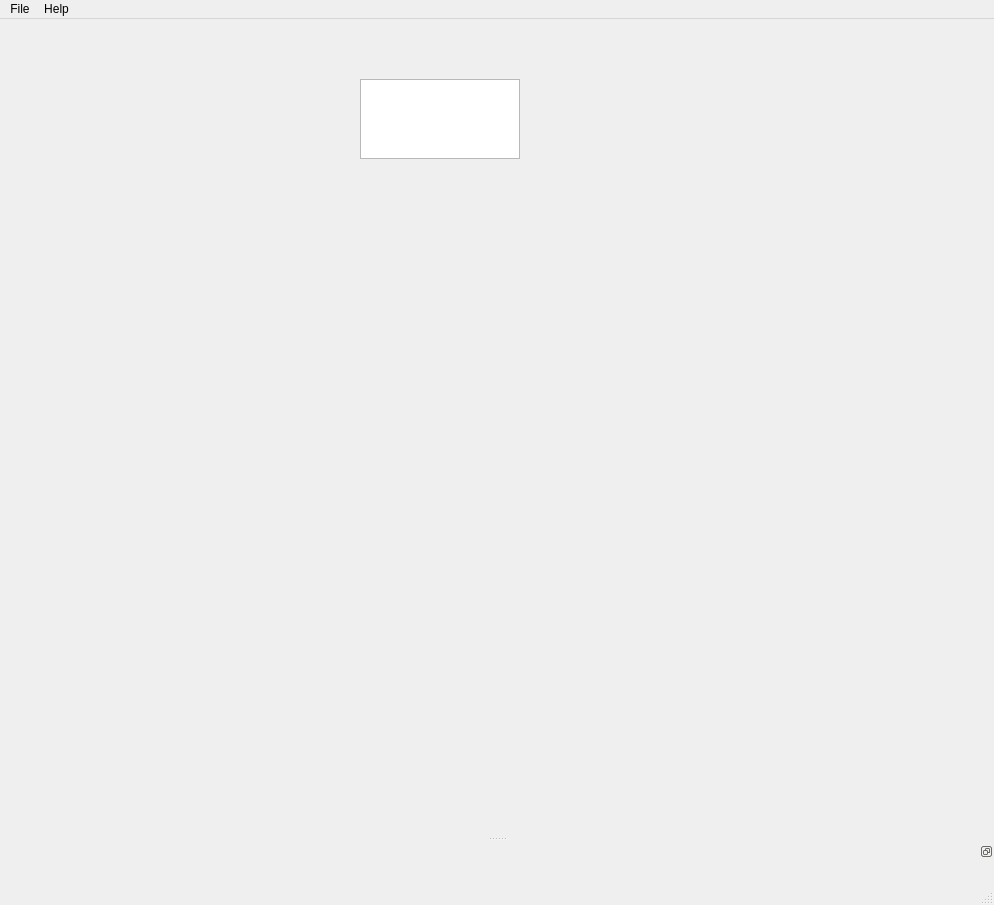
<?xml version="1.0" encoding="UTF-8"?>
<ui version="4.0">
 <class>Siraj</class>
 <widget class="QMainWindow" name="Siraj">
  <property name="geometry">
   <rect>
    <x>0</x>
    <y>0</y>
    <width>994</width>
    <height>905</height>
   </rect>
  </property>
  <property name="sizePolicy">
   <sizepolicy hsizetype="Maximum" vsizetype="Maximum">
    <horstretch>0</horstretch>
    <verstretch>0</verstretch>
   </sizepolicy>
  </property>
  <property name="windowTitle">
   <string>Siraj</string>
  </property>
  <widget class="QWidget" name="centralwidget">
   <widget class="QWidget" name="verticalLayoutWidget">
    <property name="geometry">
     <rect>
      <x>360</x>
      <y>60</y>
      <width>160</width>
      <height>80</height>
     </rect>
    </property>
    <layout class="QVBoxLayout" name="verticalLayout">
     <item>
      <widget class="QTableView" name="tblLogData">
       <property name="font">
        <font>
         <family>Courier</family>
        </font>
       </property>
       <property name="editTriggers">
        <set>QAbstractItemView::NoEditTriggers</set>
       </property>
       <property name="showDropIndicator" stdset="0">
        <bool>false</bool>
       </property>
       <property name="dragDropOverwriteMode">
        <bool>false</bool>
       </property>
       <property name="selectionBehavior">
        <enum>QAbstractItemView::SelectItems</enum>
       </property>
       <property name="showGrid">
        <bool>false</bool>
       </property>
       <attribute name="horizontalHeaderCascadingSectionResizes">
        <bool>false</bool>
       </attribute>
       <attribute name="horizontalHeaderStretchLastSection">
        <bool>true</bool>
       </attribute>
       <attribute name="verticalHeaderCascadingSectionResizes">
        <bool>false</bool>
       </attribute>
       <attribute name="verticalHeaderMinimumSectionSize">
        <number>18</number>
       </attribute>
      </widget>
     </item>
    </layout>
   </widget>
  </widget>
  <widget class="QMenuBar" name="menubar">
   <property name="geometry">
    <rect>
     <x>0</x>
     <y>0</y>
     <width>994</width>
     <height>25</height>
    </rect>
   </property>
   <widget class="QMenu" name="menuFile">
    <property name="title">
     <string>File</string>
    </property>
    <addaction name="mnuActionOpen"/>
    <addaction name="mnuActionLoadConfigs"/>
    <addaction name="separator"/>
    <addaction name="mnuActionExit"/>
   </widget>
   <widget class="QMenu" name="menuAbout">
    <property name="title">
     <string>Help</string>
    </property>
    <addaction name="mnuActionAbout"/>
   </widget>
   <addaction name="menuFile"/>
   <addaction name="menuAbout"/>
  </widget>
  <widget class="QStatusBar" name="statusbar"/>
  <widget class="QDockWidget" name="dckSource">
   <property name="minimumSize">
    <size>
     <width>56</width>
     <height>41</height>
    </size>
   </property>
   <property name="autoFillBackground">
    <bool>true</bool>
   </property>
   <property name="features">
    <set>QDockWidget::DockWidgetFloatable|QDockWidget::DockWidgetMovable</set>
   </property>
   <attribute name="dockWidgetArea">
    <number>8</number>
   </attribute>
   <widget class="QWidget" name="dckSourceContents">
    <property name="sizePolicy">
     <sizepolicy hsizetype="Expanding" vsizetype="Expanding">
      <horstretch>0</horstretch>
      <verstretch>0</verstretch>
     </sizepolicy>
    </property>
    <widget class="QWidget" name="verticalLayoutWidget_2">
     <property name="geometry">
      <rect>
       <x>150</x>
       <y>210</y>
       <width>160</width>
       <height>80</height>
      </rect>
     </property>
     <layout class="QVBoxLayout" name="lytSource">
      <item>
       <widget class="QTextEdit" name="txtSourceFile">
        <property name="font">
         <font>
          <family>Courier New</family>
         </font>
        </property>
       </widget>
      </item>
     </layout>
    </widget>
   </widget>
  </widget>
  <action name="mnuActionOpen">
   <property name="text">
    <string>Open log file...</string>
   </property>
  </action>
  <action name="mnuActionExit">
   <property name="text">
    <string>Exit</string>
   </property>
  </action>
  <action name="mnuActionAbout">
   <property name="text">
    <string>About</string>
   </property>
  </action>
  <action name="mnuActionLoadConfigs">
   <property name="text">
    <string>Load configuration...</string>
   </property>
  </action>
 </widget>
 <resources/>
 <connections/>
</ui>
